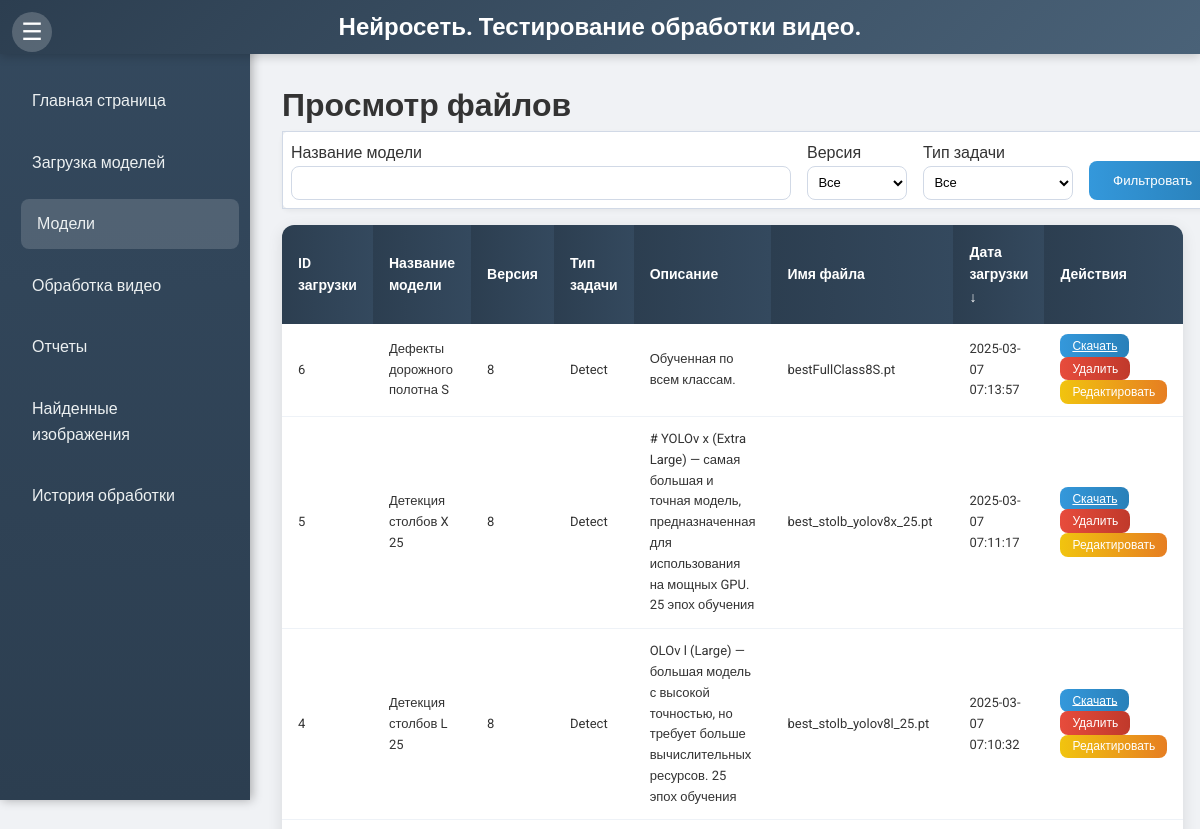
Before: /view (upper part) with the older database file.
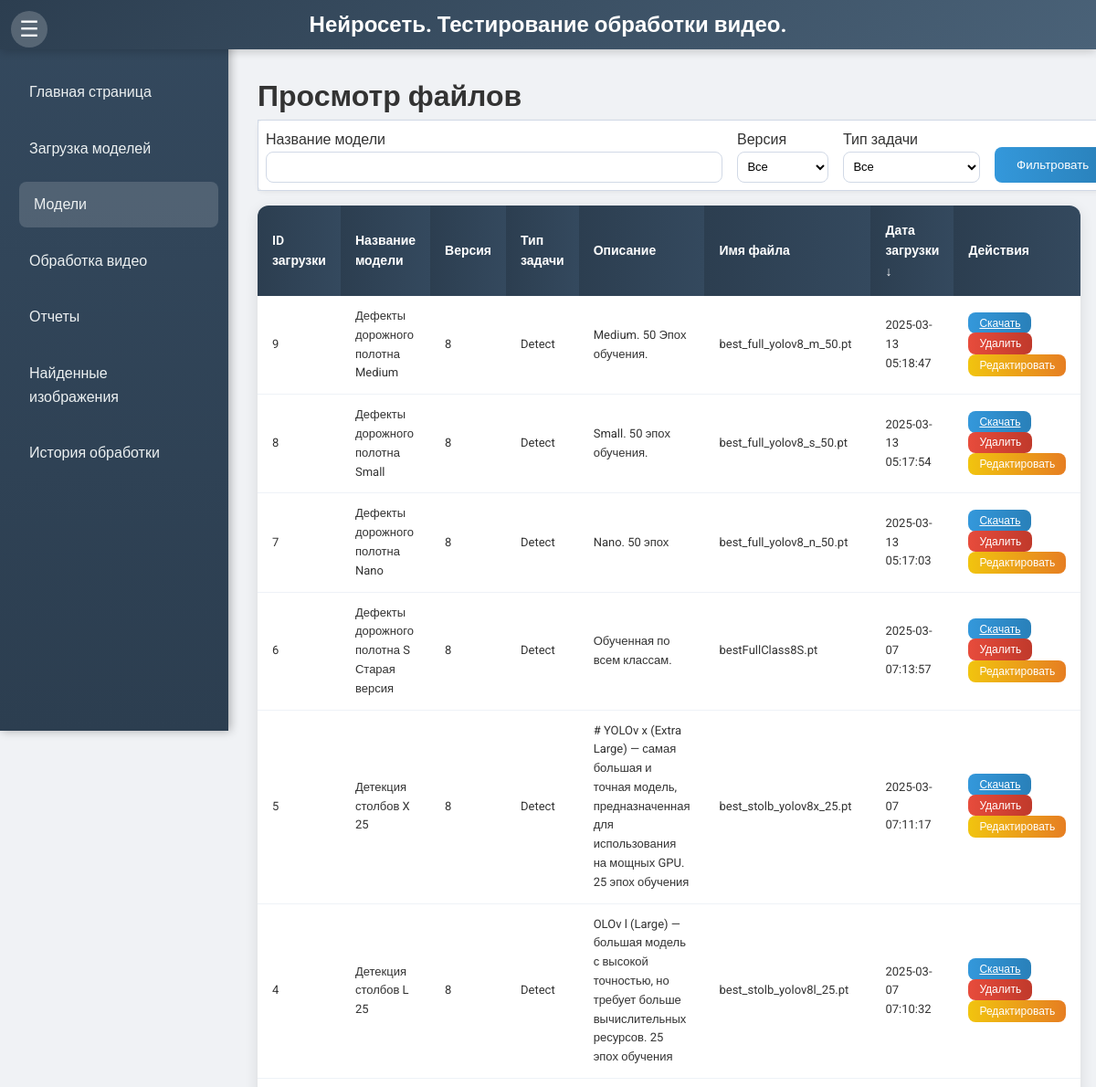
After: the same page with the newer database file.
### models.py (models this page shows)
class UploadedFile(db.Model):
    id = db.Column(db.Integer, primary_key=True)
    model_name = db.Column(db.String(255), nullable=False)
    version = db.Column(db.String(10), nullable=False)
    task_type = db.Column(db.String(50), nullable=False)
    description = db.Column(db.Text, nullable=False)
    file_path = db.Column(db.String(255), nullable=False)
    original_filename = db.Column(db.String(255), nullable=False)
    filename_without_guid = db.Column(db.String(255), nullable=False)
    upload_datetime = db.Column(db.DateTime, default=datetime.utcnow)

### app.py (the view)
@app.route('/view', methods=['GET'])
def view_files():
    model_name = request.args.get('model_name')
    version = request.args.get('version')
    task_type = request.args.get('task_type')
    sort_by = request.args.get('sort_by', 'upload_datetime')
    sort_dir = request.args.get('sort_dir', 'desc')
    query = UploadedFile.query
    if model_name:
        query = query.filter(UploadedFile.model_name.ilike(f'%{model_name}%'))
    if version:
        query = query.filter_by(version=version)
    if task_type:
        query = query.filter_by(task_type=task_type)
    sortable_fields = {
        'id': UploadedFile.id,
        'model_name': UploadedFile.model_name,
        'version': UploadedFile.version,
        'task_type': UploadedFile.task_type,
        'description': UploadedFile.description,
        'filename_without_guid': UploadedFile.filename_without_guid,
        'upload_datetime': UploadedFile.upload_datetime
    }
    if sort_by in sortable_fields:
        sort_column = sortable_fields[sort_by]
        if sort_dir == 'asc':
            query = query.order_by(asc(sort_column))
        else:
            query = query.order_by(desc(sort_column))
    files = query.all()
    unique_model_names = [row[0] for row in db.session.query(distinct(UploadedFile.model_name)).all()]
    return render_template(
        'view.html',
        files=files,
        current_page='view',
        sort_by=sort_by,
        sort_dir=sort_dir,
        unique_model_names=unique_model_names
    )

### templates/view.html (shortened to what the changed rows need)
{% extends 'base.html' %}
{% block content %}
    <h1>Просмотр файлов</h1>
    <table class="modern-table">
        <thead>
            <tr>
                <th><a href="{{ url_for('view_files', model_name=request.args.get('model_name'), version=request.args.get('version'), task_type=request.args.get('task_type'), sort_by='id', sort_dir='asc' if sort_by == 'id' and sort_dir == 'desc' else 'desc') }}" class="table-link">ID загрузки {% if sort_by == 'id' %}{{ '↑' if sort_dir == 'asc' else '↓' }}{% endif %}</a></th>
                <th><a href="{{ url_for('view_files', model_name=request.args.get('model_name'), version=request.args.get('version'), task_type=request.args.get('task_type'), sort_by='model_name', sort_dir='asc' if sort_by == 'model_name' and sort_dir == 'desc' else 'desc') }}" class="table-link">Название модели {% if sort_by == 'model_name' %}{{ '↑' if sort_dir == 'asc' else '↓' }}{% endif %}</a></th>
                <th><a href="{{ url_for('view_files', model_name=request.args.get('model_name'), version=request.args.get('version'), task_type=request.args.get('task_type'), sort_by='version', sort_dir='asc' if sort_by == 'version' and sort_dir == 'desc' else 'desc') }}" class="table-link">Версия {% if sort_by == 'version' %}{{ '↑' if sort_dir == 'asc' else '↓' }}{% endif %}</a></th>
                <th><a href="{{ url_for('view_files', model_name=request.args.get('model_name'), version=request.args.get('version'), task_type=request.args.get('task_type'), sort_by='task_type', sort_dir='asc' if sort_by == 'task_type' and sort_dir == 'desc' else 'desc') }}" class="table-link">Тип задачи {% if sort_by == 'task_type' %}{{ '↑' if sort_dir == 'asc' else '↓' }}{% endif %}</a></th>
                <th><a href="{{ url_for('view_files', model_name=request.args.get('model_name'), version=request.args.get('version'), task_type=request.args.get('task_type'), sort_by='description', sort_dir='asc' if sort_by == 'description' and sort_dir == 'desc' else 'desc') }}" class="table-link">Описание {% if sort_by == 'description' %}{{ '↑' if sort_dir == 'asc' else '↓' }}{% endif %}</a></th>
                <th><a href="{{ url_for('view_files', model_name=request.args.get('model_name'), version=request.args.get('version'), task_type=request.args.get('task_type'), sort_by='filename_without_guid', sort_dir='asc' if sort_by == 'filename_without_guid' and sort_dir == 'desc' else 'desc') }}" class="table-link">Имя файла {% if sort_by == 'filename_without_guid' %}{{ '↑' if sort_dir == 'asc' else '↓' }}{% endif %}</a></th>
                <th><a href="{{ url_for('view_files', model_name=request.args.get('model_name'), version=request.args.get('version'), task_type=request.args.get('task_type'), sort_by='upload_datetime', sort_dir='asc' if sort_by == 'upload_datetime' and sort_dir == 'desc' else 'desc') }}" class="table-link">Дата загрузки {% if sort_by == 'upload_datetime' %}{{ '↑' if sort_dir == 'asc' else '↓' }}{% endif %}</a></th>
                <th>Действия</th>
            </tr>
        </thead>
        <tbody>
            {% for file in files %}
            <tr>
                <td>{{ file.id }}</td>
                <td>{{ file.model_name }}</td>
                <td>{{ file.version }}</td>
                <td>{{ file.task_type }}</td>
                <td>{{ file.description }}</td>
                <td>{{ file.filename_without_guid }}</td>
                <td>{{ file.upload_datetime.strftime('%Y-%m-%d %H:%M:%S') }}</td>
                <td>
                    <a href="{{ url_for('download_file', file_id=file.id) }}" class="btn btn-primary btn-sm">Скачать</a>
                    <form method="POST" action="{{ url_for('delete_file', file_id=file.id) }}" style="display:inline;">
                        <button type="submit" class="btn btn-danger btn-sm" onclick="return confirm('Вы уверены, что хотите удалить этот файл?');">Удалить</button>
                    </form>
                    <button class="btn btn-warning btn-sm" onclick="openEditModal({{ file.id }}, '{{ file.model_name }}', '{{ file.version }}', '{{ file.task_type }}', '{{ file.description|replace('\n', '\\n') }}')">Редактировать</button>
                </td>
            </tr>
            {% endfor %}
        </tbody>
    </table>
{% endblock %}

Changed rows visible on the page:
added UploadedFile: id "9", model_name "Дефекты дорожного полотна Medium", version "8", task_type "Detect", description "Medium. 50 Эпох обучения.", filename_without_guid "best_full_yolov8_m_50.pt", upload_datetime "2025-03-13 05:18:47"
added UploadedFile: id "8", model_name "Дефекты дорожного полотна Small", version "8", task_type "Detect", description "Small. 50 эпох обучения.", filename_without_guid "best_full_yolov8_s_50.pt", upload_datetime "2025-03-13 05:17:54"
added UploadedFile: id "7", model_name "Дефекты дорожного полотна Nano", version "8", task_type "Detect", description "Nano. 50 эпох", filename_without_guid "best_full_yolov8_n_50.pt", upload_datetime "2025-03-13 05:17:03"
changed UploadedFile "Обученная по всем классам.": model_name "Дефекты дорожного полотна S" → "Дефекты дорожного полотна S Старая версия"
